Frame 1 (no input): blank canvas, image omitted
Frame 60 (the mouse pressed at the canvas centre just before this capture): blank canvas, image omitted
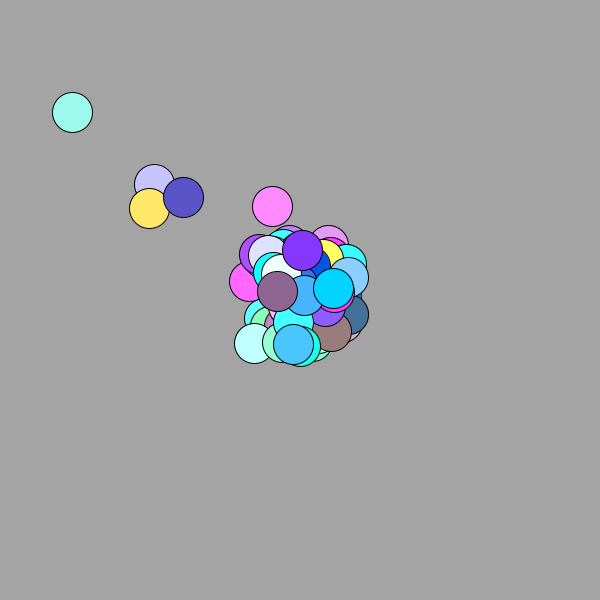
Frame 120 (the mouse held since frame 60 and released just before this capture)

The Processing sketch whose frames 1 and 60 were blank and that drew this single picture after the mouse press (run headless with seeded random() and noise(); from frame 60 on, the mouse is pressed at the canvas centre):

// Processing sketch: processing_72718
// ── processing_72718.pde

void setup(){
  size(600,600);
  background(random(0,255));
}

float mx = 300;
float my = 300;

void draw(){
  smooth(); 
 
  float randomness = map(mouseX, 0,width, 0,1);
  randomness = constrain(randomness, 0,1); 
  
  float A = 0.7;
  float B = 1.0-A;
  mx = A*mx + B*mouseX;
  my = A*my + B*mouseY;
  
  float r = round(random(0,mouseX));
  float g = round(random(0,mouseX));
  float b = round(random(0,mouseX));
  
  fill(r,50+g,100+b);
 // fill(100*randomness,*randomness,200*randomness);
  ellipse(mx+randomness*random(-100,100),my+randomness*random(-100,100),20/randomness,20/randomness);
  

  
}
